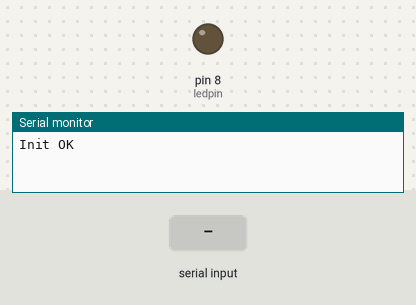
This sketch was run on a simulated Arduino Uno, built with avr-gcc and run on an emulated ATmega328P. Parts: output pins drawn as LEDs (lit = HIGH), the last lines printed to the serial monitor. The test bench sets the inputs (shaded band).

Above: at 1.2 s.
1.3 s: "H" received over Serial
At 1.8 s:
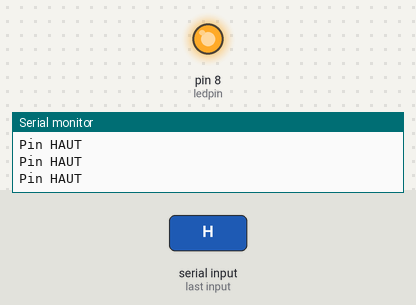
2.9 s: "L" received over Serial
At 4.2 s:
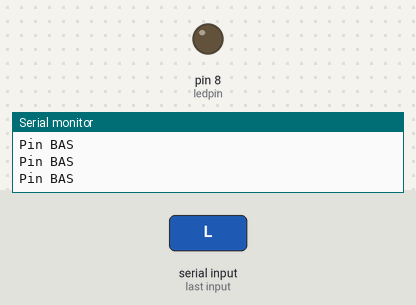
Timing chart, 0 to 5.9 s (numbered marks = the images above; inputs shaded):
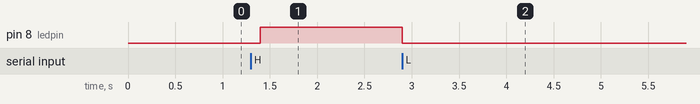

The sketch:

bluetooth.ino
```cpp
char val; // variable to receive data from the serial port
int ledpin = 8; // LED connected to pin 48 (on-board LED)
void setup() {
  pinMode(ledpin, OUTPUT);  // pin 48 (on-board LED) as OUTPUT
  Serial.begin(9600);       // start serial communication at 9600bps
  Serial.print("Init OK");
}
void loop() {
  if( Serial.available() )       // if data is available to read
  {
    val = Serial.read();    // read it and store it in 'val'
    //Serial.print("valeur=");
    //Serial.println(val);
  }
  if( val == 'H' )               // if 'H' was received
  {
    digitalWrite(ledpin, HIGH);  // turn ON the LED
    Serial.println("Pin HAUT");
  } else if (val == 'L') {
    digitalWrite(ledpin, LOW);   // otherwise turn it OFF
    Serial.println("Pin BAS");
  }
  delay(100);                    // wait 100ms for next reading
}
```

Measured:
- after the input at 1.3 s, pin 8 (ledpin): LOW → HIGH after 0.10 s
- after the input at 2.9 s, pin 8 (ledpin): HIGH → LOW at once
